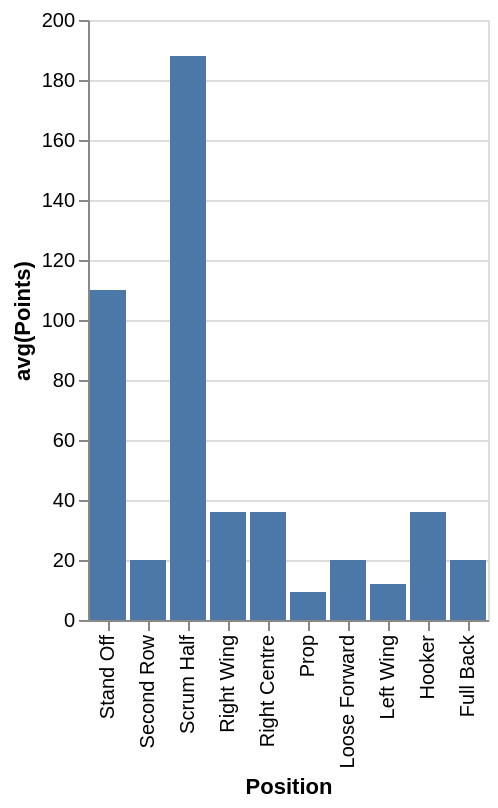

Write a Vega-Lite specification for this figure.
### Vega-Lite specification from a JSON file in a GitHub repository (floating-point values rounded to 4 significant figures)
{"data": {"values": [{"x_data": "Full Back", "y_data": 20}, {"x_data": "Hooker", "y_data": 36}, {"x_data": "Left Wing", "y_data": 12}, {"x_data": "Loose Forward", "y_data": 20}, {"x_data": "Prop", "y_data": 9.333}, {"x_data": "Right Centre", "y_data": 36}, {"x_data": "Right Wing", "y_data": 36}, {"x_data": "Scrum Half", "y_data": 188}, {"x_data": "Second Row", "y_data": 20}, {"x_data": "Stand Off", "y_data": 110}]}, "mark": "bar", "encoding": {"x": {"field": "x_data", "type": "nominal", "title": "Position", "sort": "descending"}, "y": {"field": "y_data", "type": "quantitative", "title": "avg(Points)"}}}
